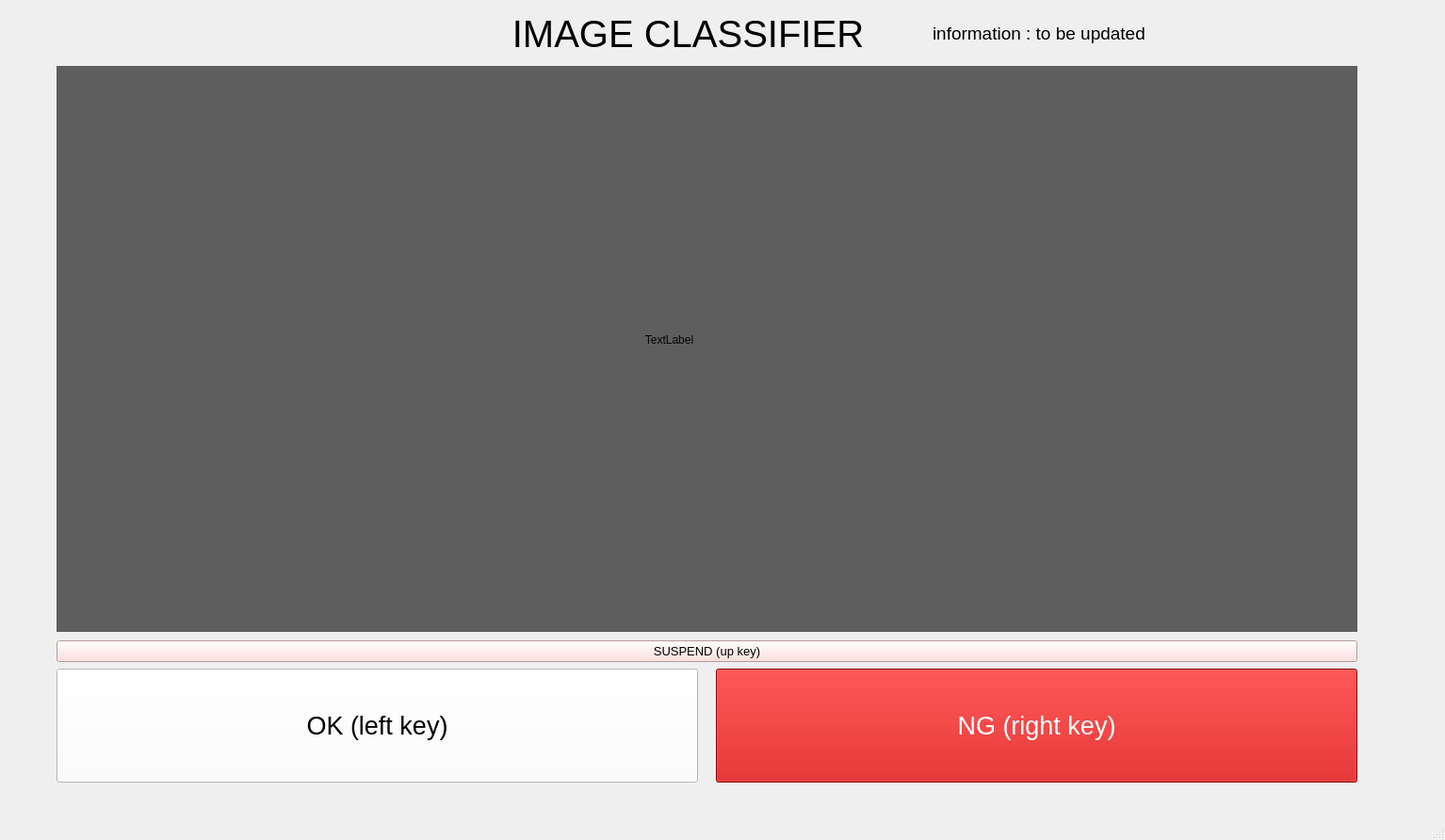
<?xml version="1.0" encoding="UTF-8"?>
<ui version="4.0">
 <class>ImageClassifier_V0</class>
 <widget class="QMainWindow" name="ImageClassifier_V0">
  <property name="geometry">
   <rect>
    <x>0</x>
    <y>0</y>
    <width>1534</width>
    <height>892</height>
   </rect>
  </property>
  <property name="windowTitle">
   <string>MainWindow</string>
  </property>
  <widget class="QWidget" name="centralwidget">
   <widget class="QPushButton" name="B1_to_OK_folder">
    <property name="geometry">
     <rect>
      <x>60</x>
      <y>710</y>
      <width>681</width>
      <height>121</height>
     </rect>
    </property>
    <property name="font">
     <font>
      <pointsize>20</pointsize>
     </font>
    </property>
    <property name="styleSheet">
     <string notr="true">background-color: rgb(255, 255, 255);</string>
    </property>
    <property name="text">
     <string>OK (left key)</string>
    </property>
   </widget>
   <widget class="QPushButton" name="B2_to_NG_folder">
    <property name="geometry">
     <rect>
      <x>760</x>
      <y>710</y>
      <width>681</width>
      <height>121</height>
     </rect>
    </property>
    <property name="font">
     <font>
      <pointsize>20</pointsize>
     </font>
    </property>
    <property name="styleSheet">
     <string notr="true">background-color: rgb(198, 0, 0);
color: rgb(255, 255, 255);</string>
    </property>
    <property name="text">
     <string>NG (right key)</string>
    </property>
   </widget>
   <widget class="QPushButton" name="B3_to_SUSPEND_folder">
    <property name="geometry">
     <rect>
      <x>60</x>
      <y>680</y>
      <width>1381</width>
      <height>23</height>
     </rect>
    </property>
    <property name="font">
     <font>
      <pointsize>10</pointsize>
     </font>
    </property>
    <property name="styleSheet">
     <string notr="true">background-color: rgb(255, 216, 211);
color: rgb(0, 0, 0);</string>
    </property>
    <property name="text">
     <string>SUSPEND (up key)</string>
    </property>
   </widget>
   <widget class="QWidget" name="Showing_pic" native="true">
    <property name="geometry">
     <rect>
      <x>60</x>
      <y>70</y>
      <width>1381</width>
      <height>601</height>
     </rect>
    </property>
    <property name="styleSheet">
     <string notr="true">background-color: rgb(94, 94, 94);

border-color: rgb(68, 68, 68);</string>
    </property>
    <widget class="QLabel" name="what_the_hell">
     <property name="geometry">
      <rect>
       <x>290</x>
       <y>20</y>
       <width>721</width>
       <height>541</height>
      </rect>
     </property>
     <property name="text">
      <string>TextLabel</string>
     </property>
     <property name="alignment">
      <set>Qt::AlignCenter</set>
     </property>
    </widget>
   </widget>
   <widget class="QLabel" name="label">
    <property name="geometry">
     <rect>
      <x>500</x>
      <y>0</y>
      <width>461</width>
      <height>71</height>
     </rect>
    </property>
    <property name="font">
     <font>
      <family>Arial</family>
      <pointsize>30</pointsize>
      <weight>50</weight>
      <italic>false</italic>
      <bold>false</bold>
     </font>
    </property>
    <property name="styleSheet">
     <string notr="true">font: 30pt &quot;Arial&quot;;</string>
    </property>
    <property name="text">
     <string>IMAGE CLASSIFIER</string>
    </property>
    <property name="alignment">
     <set>Qt::AlignCenter</set>
    </property>
   </widget>
   <widget class="QLabel" name="label_2">
    <property name="geometry">
     <rect>
      <x>990</x>
      <y>20</y>
      <width>421</width>
      <height>31</height>
     </rect>
    </property>
    <property name="font">
     <font>
      <pointsize>14</pointsize>
     </font>
    </property>
    <property name="text">
     <string>information : to be updated</string>
    </property>
   </widget>
  </widget>
  <widget class="QMenuBar" name="menubar">
   <property name="geometry">
    <rect>
     <x>0</x>
     <y>0</y>
     <width>1534</width>
     <height>21</height>
    </rect>
   </property>
  </widget>
  <widget class="QStatusBar" name="statusbar"/>
 </widget>
 <resources>
  <include location="_{366B01XAA0_CMC086994042201100001}/icon.qrc"/>
 </resources>
 <connections/>
</ui>
